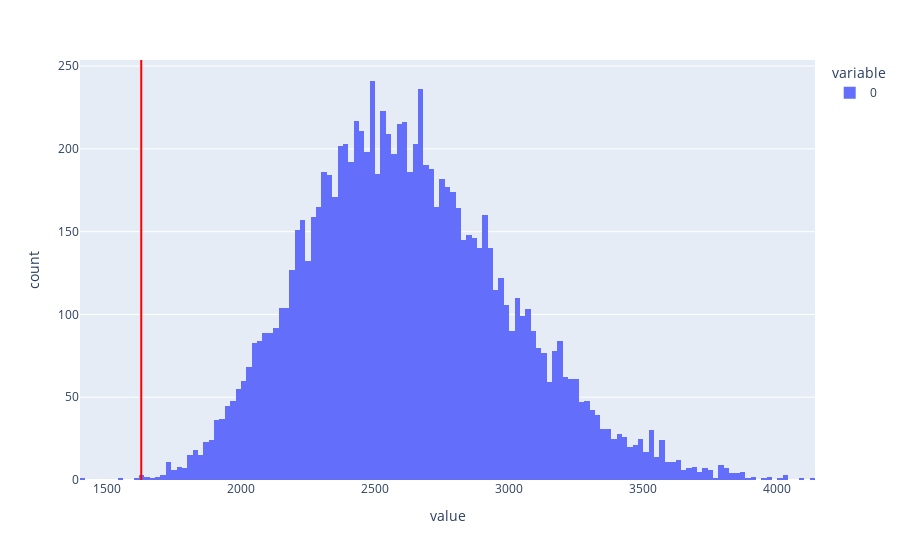

Notebook code cell kept with this figure:
### Markdown cell above
### Hypothesis Testing

### Code cell
# TODO
west_duration = df[df['CLIMATE.REGION']=='West']['OUTAGE.DURATION(mins)']
overall_duration = df['OUTAGE.DURATION(mins)']
print('observed:', 'overall_duration',overall_duration.mean(), 'west_duration',west_duration.mean())

duration_simulation_result = []
for i in range(10000):
    each_duration_simulation = pd.Series(np.random.choice(overall_duration, size=len(west_duration), replace=False)).mean()
    duration_simulation_result.append(each_duration_simulation)
p_val_hypo_1 = (np.array(duration_simulation_result) < west_duration.mean()).mean()
print('p value for the duration hypothesis test = ', p_val_hypo_1)
fig_hyp1 = px.histogram(duration_simulation_result)
fig_hyp1.add_vline(west_duration.mean(), line_color='red')

### Figure 1 — Plotly figure (JSON) as saved in the notebook; plotly's stock layout.template omitted (floating-point values rounded to 4 significant figures; data arrays with more than 128 entries replaced by an {"elided": "..."} marker saying what was removed)
{"data": [{"alignmentgroup": "True", "bingroup": "x", "hovertemplate": "variable=0<br>value=%{x}<br>count=%{y}<extra></extra>", "legendgroup": "0", "marker": {"color": "#636efa", "pattern": {"shape": ""}}, "name": "0", "offsetgroup": "0", "orientation": "v", "showlegend": true, "type": "histogram", "x": {"elided": "10000 float values"}, "xaxis": "x", "yaxis": "y"}], "layout": {"barmode": "relative", "legend": {"title": {"text": "variable"}, "tracegroupgap": 0}, "margin": {"t": 60}, "shapes": [{"line": {"color": "red"}, "type": "line", "x0": 1628.0, "x1": 1628.0, "xref": "x", "y0": 0, "y1": 1, "yref": "y domain"}], "xaxis": {"anchor": "y", "domain": [0, 1], "title": {"text": "value"}}, "yaxis": {"anchor": "x", "domain": [0, 1], "title": {"text": "count"}}}}
